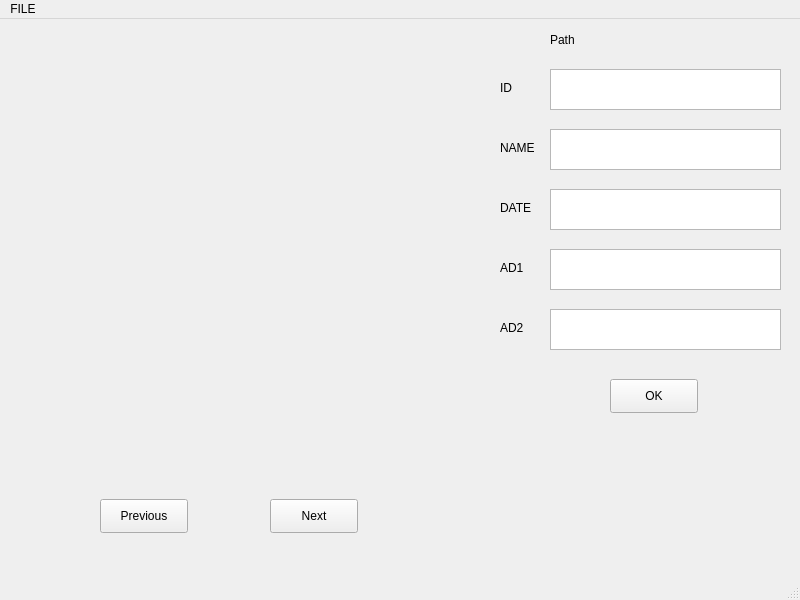
<?xml version="1.0" encoding="UTF-8"?>
<ui version="4.0">
 <class>OCR_TOOL</class>
 <widget class="QMainWindow" name="OCR_TOOL">
  <property name="geometry">
   <rect>
    <x>0</x>
    <y>0</y>
    <width>800</width>
    <height>600</height>
   </rect>
  </property>
  <property name="windowTitle">
   <string>OCR_TOOL</string>
  </property>
  <widget class="QWidget" name="centralwidget">
   <widget class="QLabel" name="img">
    <property name="geometry">
     <rect>
      <x>0</x>
      <y>20</y>
      <width>481</width>
      <height>421</height>
     </rect>
    </property>
    <property name="text">
     <string/>
    </property>
   </widget>
   <widget class="QLabel" name="path">
    <property name="geometry">
     <rect>
      <x>550</x>
      <y>0</y>
      <width>161</width>
      <height>41</height>
     </rect>
    </property>
    <property name="text">
     <string>Path</string>
    </property>
   </widget>
   <widget class="QPushButton" name="prev">
    <property name="geometry">
     <rect>
      <x>100</x>
      <y>480</y>
      <width>88</width>
      <height>34</height>
     </rect>
    </property>
    <property name="text">
     <string>Previous</string>
    </property>
   </widget>
   <widget class="QPushButton" name="next">
    <property name="geometry">
     <rect>
      <x>270</x>
      <y>480</y>
      <width>88</width>
      <height>34</height>
     </rect>
    </property>
    <property name="text">
     <string>Next</string>
    </property>
   </widget>
   <widget class="QTextEdit" name="id_2">
    <property name="geometry">
     <rect>
      <x>550</x>
      <y>50</y>
      <width>231</width>
      <height>41</height>
     </rect>
    </property>
   </widget>
   <widget class="QLabel" name="id">
    <property name="geometry">
     <rect>
      <x>500</x>
      <y>60</y>
      <width>58</width>
      <height>18</height>
     </rect>
    </property>
    <property name="text">
     <string>ID</string>
    </property>
   </widget>
   <widget class="QPushButton" name="ok">
    <property name="geometry">
     <rect>
      <x>610</x>
      <y>360</y>
      <width>88</width>
      <height>34</height>
     </rect>
    </property>
    <property name="text">
     <string>OK</string>
    </property>
   </widget>
   <widget class="QTextEdit" name="name_2">
    <property name="geometry">
     <rect>
      <x>550</x>
      <y>110</y>
      <width>231</width>
      <height>41</height>
     </rect>
    </property>
   </widget>
   <widget class="QLabel" name="name">
    <property name="geometry">
     <rect>
      <x>500</x>
      <y>120</y>
      <width>58</width>
      <height>18</height>
     </rect>
    </property>
    <property name="text">
     <string>NAME</string>
    </property>
   </widget>
   <widget class="QLabel" name="ad1">
    <property name="geometry">
     <rect>
      <x>500</x>
      <y>240</y>
      <width>58</width>
      <height>18</height>
     </rect>
    </property>
    <property name="text">
     <string>AD1</string>
    </property>
   </widget>
   <widget class="QTextEdit" name="ad1_2">
    <property name="geometry">
     <rect>
      <x>550</x>
      <y>230</y>
      <width>231</width>
      <height>41</height>
     </rect>
    </property>
   </widget>
   <widget class="QTextEdit" name="date_2">
    <property name="geometry">
     <rect>
      <x>550</x>
      <y>170</y>
      <width>231</width>
      <height>41</height>
     </rect>
    </property>
   </widget>
   <widget class="QLabel" name="date">
    <property name="geometry">
     <rect>
      <x>500</x>
      <y>180</y>
      <width>58</width>
      <height>18</height>
     </rect>
    </property>
    <property name="text">
     <string>DATE</string>
    </property>
   </widget>
   <widget class="QLabel" name="ad2">
    <property name="geometry">
     <rect>
      <x>500</x>
      <y>300</y>
      <width>58</width>
      <height>18</height>
     </rect>
    </property>
    <property name="text">
     <string>AD2</string>
    </property>
   </widget>
   <widget class="QTextEdit" name="ad2_2">
    <property name="geometry">
     <rect>
      <x>550</x>
      <y>290</y>
      <width>231</width>
      <height>41</height>
     </rect>
    </property>
   </widget>
  </widget>
  <widget class="QMenuBar" name="menubar">
   <property name="geometry">
    <rect>
     <x>0</x>
     <y>0</y>
     <width>800</width>
     <height>30</height>
    </rect>
   </property>
   <widget class="QMenu" name="menuFILE">
    <property name="title">
     <string>FILE</string>
    </property>
    <addaction name="open"/>
   </widget>
   <addaction name="menuFILE"/>
  </widget>
  <widget class="QStatusBar" name="statusbar"/>
  <action name="open">
   <property name="checkable">
    <bool>false</bool>
   </property>
   <property name="checked">
    <bool>false</bool>
   </property>
   <property name="text">
    <string>OPEN</string>
   </property>
  </action>
 </widget>
 <resources/>
 <connections/>
</ui>
